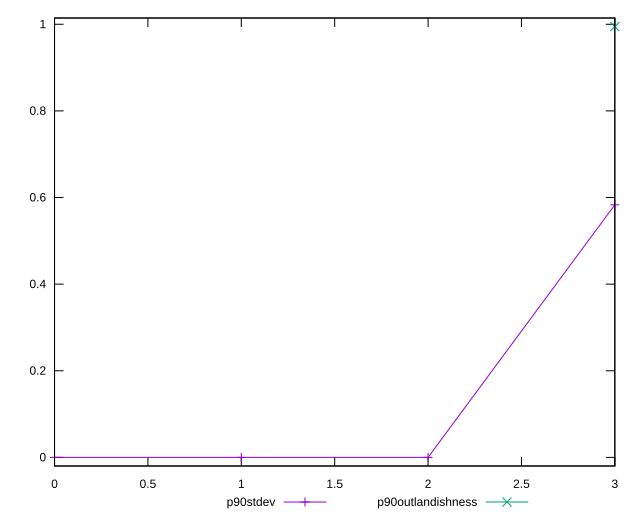

Generate this figure with gnuplot:
reset

$p90Stdev <<EOF
0 0
1 0
2 0
3 0.5831529480305636
EOF

$p90Outlandishness <<EOF
3 0.9945664254814844
EOF

set key outside below
set xrange [0:3]
set yrange [-0.01989132850962969:1.0144577539911142]
set trange [-0.01989132850962969:1.0144577539911142]
set terminal svg size 640, 520 enhanced background rgb 'white'
set output "reports/report_00030_2021-02-24T20-42-31.540Z/uses-rel-preconnect/progression/stddev.svg"

plot $p90Stdev title "p90stdev" with linespoints, \
     $p90Outlandishness title "p90outlandishness" with linespoints

reset
